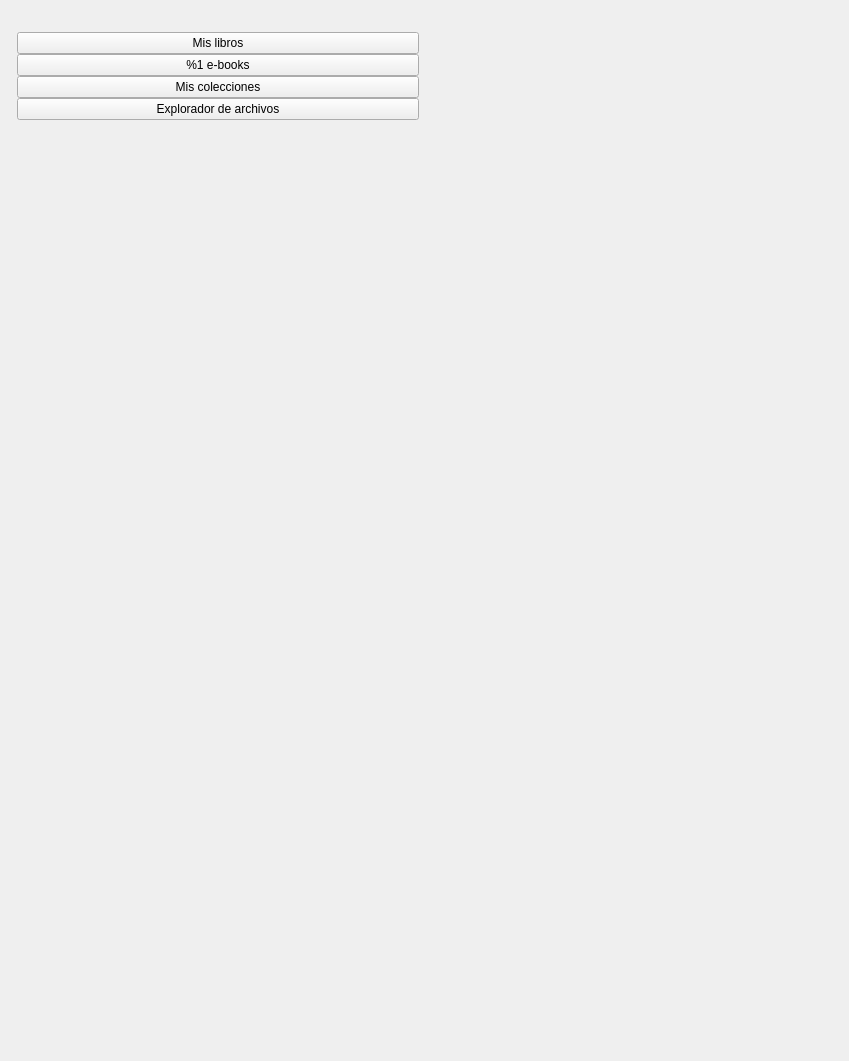
<?xml version="1.0" encoding="UTF-8"?>
<ui version="4.0">
 <class>LibraryBooksFilterLayer</class>
 <widget class="QWidget" name="LibraryBooksFilterLayer">
  <property name="geometry">
   <rect>
    <x>0</x>
    <y>0</y>
    <width>849</width>
    <height>1061</height>
   </rect>
  </property>
  <property name="minimumSize">
   <size>
    <width>0</width>
    <height>0</height>
   </size>
  </property>
  <property name="maximumSize">
   <size>
    <width>849</width>
    <height>1061</height>
   </size>
  </property>
  <property name="windowTitle">
   <string>Form</string>
  </property>
  <property name="styleSheet">
   <string notr="true" />
  </property>
  <layout class="QVBoxLayout" name="verticalLayout_2">
   <property name="spacing">
    <number>0</number>
   </property>
   <property name="margin">
    <number>0</number>
   </property>
   <item>
    <widget class="QLabel" name="spacerTop">
     <property name="text">
      <string />
     </property>
    </widget>
   </item>
   <item>
    <widget class="QWidget" name="HorizontalCont" native="true">
     <property name="minimumSize">
      <size>
       <width>0</width>
       <height>0</height>
      </size>
     </property>
     <property name="maximumSize">
      <size>
       <width>16777215</width>
       <height>849</height>
      </size>
     </property>
     <layout class="QHBoxLayout" name="HorizontalContss">
      <property name="spacing">
       <number>0</number>
      </property>
      <property name="leftMargin">
       <number>1</number>
      </property>
      <property name="rightMargin">
       <number>1</number>
      </property>
      <property name="bottomMargin">
       <number>1</number>
      </property>
      <item>
       <widget class="QLabel" name="spacerLeft">
        <property name="text">
         <string />
        </property>
       </widget>
      </item>
      <item>
       <widget class="QWidget" name="LibraryBooksFilterLayerCont" native="true">
        <property name="sizePolicy">
         <sizepolicy hsizetype="Expanding" vsizetype="Minimum">
          <horstretch>0</horstretch>
          <verstretch>0</verstretch>
         </sizepolicy>
        </property>
        <property name="styleSheet">
         <string notr="true" />
        </property>
        <layout class="QVBoxLayout" name="verticalLayout_4">
         <property name="spacing">
          <number>0</number>
         </property>
         <property name="bottomMargin">
          <number>1</number>
         </property>
         <item>
          <widget class="QWidget" name="arrowCont" native="true">
           <property name="maximumSize">
            <size>
             <width>16777215</width>
             <height>27</height>
            </size>
           </property>
           <widget class="QLabel" name="topArrowLbl">
            <property name="geometry">
             <rect>
              <x>30</x>
              <y>2</y>
              <width>34</width>
              <height>24</height>
             </rect>
            </property>
            <property name="text">
             <string />
            </property>
            <property name="indent">
             <number>0</number>
            </property>
           </widget>
          </widget>
         </item>
         <item>
          <widget class="QFrame" name="popupCont">
           <property name="sizePolicy">
            <sizepolicy hsizetype="Preferred" vsizetype="Fixed">
             <horstretch>0</horstretch>
             <verstretch>0</verstretch>
            </sizepolicy>
           </property>
           <property name="minimumSize">
            <size>
             <width>0</width>
             <height>70</height>
            </size>
           </property>
           <property name="maximumSize">
            <size>
             <width>16777215</width>
             <height>877</height>
            </size>
           </property>
           <layout class="QVBoxLayout" name="verticalLayout">
            <property name="spacing">
             <number>0</number>
            </property>
            <property name="margin">
             <number>0</number>
            </property>
            <item>
             <widget class="QPushButton" name="allBooksBtn">
              <property name="sizePolicy">
               <sizepolicy hsizetype="Expanding" vsizetype="Expanding">
                <horstretch>0</horstretch>
                <verstretch>0</verstretch>
               </sizepolicy>
              </property>
              <property name="focusPolicy">
               <enum>Qt::NoFocus</enum>
              </property>
              <property name="text">
               <string>Mis libros</string>
              </property>
              <property name="checkable">
               <bool>true</bool>
              </property>
             </widget>
            </item>
            <item>
             <widget class="QPushButton" name="storeBooksBtn">
              <property name="sizePolicy">
               <sizepolicy hsizetype="Expanding" vsizetype="Expanding">
                <horstretch>0</horstretch>
                <verstretch>0</verstretch>
               </sizepolicy>
              </property>
              <property name="focusPolicy">
               <enum>Qt::NoFocus</enum>
              </property>
              <property name="text">
               <string>%1 e-books</string>
              </property>
              <property name="checkable">
               <bool>true</bool>
              </property>
             </widget>
            </item>
            <item>
             <widget class="QPushButton" name="myCollectionsBtn">
              <property name="focusPolicy">
               <enum>Qt::NoFocus</enum>
              </property>
              <property name="text">
               <string>Mis colecciones</string>
              </property>
             </widget>
            </item>
            <item>
             <widget class="QPushButton" name="browserFileBtn">
              <property name="sizePolicy">
               <sizepolicy hsizetype="Expanding" vsizetype="Expanding">
                <horstretch>0</horstretch>
                <verstretch>0</verstretch>
               </sizepolicy>
              </property>
              <property name="focusPolicy">
               <enum>Qt::NoFocus</enum>
              </property>
              <property name="text">
               <string>Explorador de archivos</string>
              </property>
              <property name="checkable">
               <bool>true</bool>
              </property>
             </widget>
            </item>
           </layout>
          </widget>
         </item>
         <item>
          <spacer name="verticalSpacer_2">
           <property name="orientation">
            <enum>Qt::Vertical</enum>
           </property>
           <property name="sizeHint" stdset="0">
            <size>
             <width>28</width>
             <height>57</height>
            </size>
           </property>
          </spacer>
         </item>
        </layout>
       </widget>
      </item>
      <item>
       <spacer name="horizontalSpacer">
        <property name="orientation">
         <enum>Qt::Horizontal</enum>
        </property>
        <property name="sizeHint" stdset="0">
         <size>
          <width>57</width>
          <height>28</height>
         </size>
        </property>
       </spacer>
      </item>
     </layout>
    </widget>
   </item>
   <item>
    <spacer name="verticalSpacer">
     <property name="orientation">
      <enum>Qt::Vertical</enum>
     </property>
     <property name="sizeHint" stdset="0">
      <size>
       <width>28</width>
       <height>57</height>
      </size>
     </property>
    </spacer>
   </item>
  </layout>
 </widget>
 <resources />
 <connections />
</ui>
